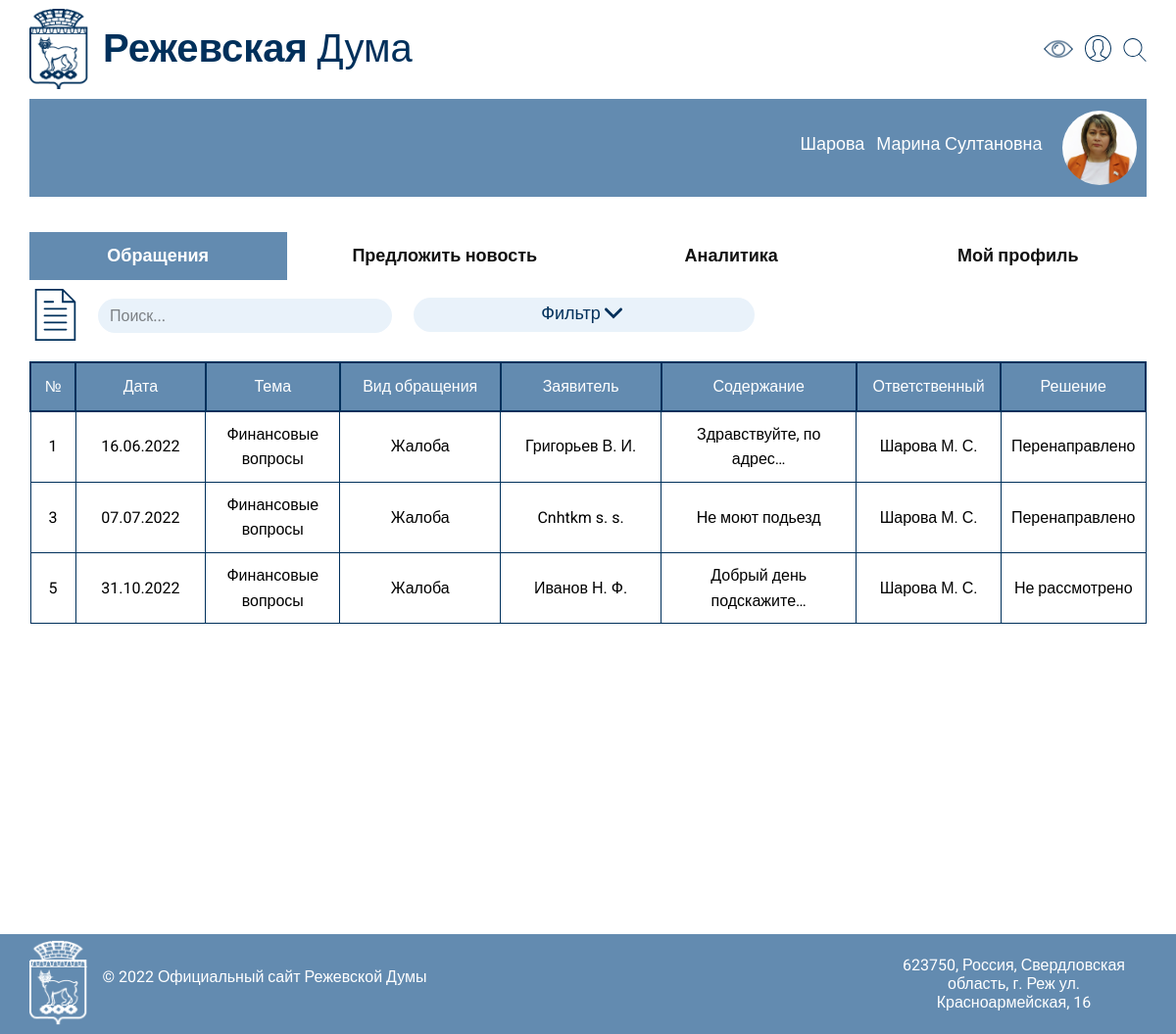
The page /personal_area/ (signed in) on the database its author committed.
### personal_area/models.py (models this page shows, shortened)
class Deputy(models.Model):  # Депутат, тут еще скорее всего надо будет добавить поле фотографии
    user = models.OneToOneField(User, on_delete=models.CASCADE)
    name = models.CharField(max_length=255)
    surname = models.CharField(max_length=255)
    patronymic = models.CharField(max_length=255)
    constituency = models.ForeignKey(Constituency, on_delete=models.PROTECT)

class Appeal(models.Model):  # Обращение, тут тоже надо будет добавить поля для медиа-файлов.
    pin = models.IntegerField(null=True) # Поставить ограничение на null
    time_create = models.DateTimeField(auto_now_add=True)
    category = models.ForeignKey(AppealCategory, on_delete=models.PROTECT)
    topic = models.ForeignKey(Topic, on_delete=models.PROTECT)
    applicant = models.ForeignKey(Applicant, on_delete=models.PROTECT) # Applicant Table
    content = models.TextField()
    decision = models.ForeignKey(Decision, on_delete=models.PROTECT)
    responsible_person = models.ForeignKey(Deputy, on_delete=models.PROTECT)
    consideration_stage = models.ForeignKey(ConsiderationStage, on_delete=models.PROTECT)
    decision_time = models.DateTimeField(null=True, default=None) # Должно устанавливаться по кнопке вынесения решения

class Topic(models.Model):
    name = models.CharField(max_length=255)
    def __str__(self):
        return self.name

class AppealCategory(models.Model):  # Категория обращения (Жалоба, предложение...)
    name = models.CharField(max_length=255, db_index=True)
    def __str__(self):
        return self.name

class Applicant(models.Model):  # Автор обращения
    name = models.CharField(max_length=255)
    surname = models.CharField(max_length=255)
    patronymic = models.CharField(max_length=255)
    address = models.ForeignKey(Address, on_delete=models.PROTECT) # Address table
    benefit = models.ForeignKey(BenefitCategory, on_delete=models.PROTECT, null=True)
    social_status = models.ForeignKey(SocialStatus, on_delete=models.PROTECT)
    email = models.EmailField()
    phone = models.CharField(max_length=255)

class Decision(models.Model):  # Решение по обращению (Отказ, одобрено и.т.д.)
    name = models.CharField(max_length=255, db_index=True)
    def __str__(self):
        return self.name

### personal_area/views.py (the view)
# urls.py: path('', AppealHome.as_view(), name='personal_area'),
class AppealHome(LoginRequiredMixin, ListView):
    model = Appeal
    context_object_name = 'appeals'
    template_name = 'personal_area_final/Профиль.html'
    def get_context_data(self, *, object_list=None, **kwargs):
        context = super().get_context_data(**kwargs)
        deputy = Deputy.objects.get(user_id=self.request.user.id)
        deputy_id = deputy.id
        context['appeals'] = Appeal.objects.filter(responsible_person_id=deputy_id)
        context['deputy'] = deputy
        context['analytic_data'] = get_analytic_data()
        return context

### personal_area/templates/personal_area_final/Профиль.html (shortened to what this page needs)
{% load static %}
<!DOCTYPE html>
<html style="font-size: 16px;">
  <head>
    <link rel="stylesheet" href="{% static 'main_final/css/nicepage.css' %}" media="screen">
    <link rel="stylesheet" href="{% static 'main_final/css/Профиль.css' %}" media="screen">
  </head>
  <body class="u-body u-xl-mode u-stick-footer"><header class="u-clearfix u-header u-header" id="sec-d734"><div class="u-clearfix u-sheet u-sheet-1">
        <img class="u-image u-image-default u-preserve-proportions u-image-1" src="{% static 'main_final/images/Group.png' %}" alt="" data-image-width="67" data-image-height="92"><span class="u-file-icon u-icon u-text-custom-color-2 u-icon-1"><img src="{% static 'main_final/images/1.png' %}" alt=""></span><span class="u-icon u-text-custom-color-2 u-icon-2" data-href="{% if user.is_authenticated %}{% if user.is_superuser %}{% url 'admin:index' %}{% else %}{% url 'personal_area' %}{% endif %}{% else %}{% url 'auth' %}{% endif %}" data-page-id="80246748"><svg class="u-svg-link" preserveAspectRatio="xMidYMin slice" viewBox="0 0 55 55" style=""><use xmlns:xlink="http://www.w3.org/1999/xlink" xlink:href="#svg-9117"></use></svg></span><span class="u-icon u-text-custom-color-2 u-icon-3" data-href="Главная.html#sec-c8f0" data-page-id="166367821"><svg class="u-svg-link" preserveAspectRatio="xMidYMin slice" viewBox="0 0 52.966 52.966" style=""><use xmlns:xlink="http://www.w3.org/1999/xlink" xlink:href="#svg-d172"></use></svg></span>
        <h1 class="u-custom-font u-font-raleway u-text u-text-custom-color-2 u-text-default u-text-1">
          <span style="font-weight: 700;">Режевская </span>Дума
        </h1>
      </div></header>
    <section class="u-clearfix u-white u-section-1" id="sec-eee6">
      <div class="u-clearfix u-sheet u-sheet-1">
        <div class="u-custom-color-1 u-expanded-width u-shape u-shape-rectangle u-shape-1"></div>
        <div class="u-image u-image-circle u-image-1" alt="" data-image-width="741" data-image-height="728"></div>
        <h1 class="u-align-center u-text u-text-white u-text-1">
          <span style="font-size: 1.125rem;">{{ deputy.surname }}</span>
          <span style="font-size: 1.125rem;">{{ deputy.name }} {{ deputy.patronymic }}</span>
        </h1>
        <div class="u-expanded-width u-tab-links-align-justify u-tabs u-tabs-1">
          <ul class="u-spacing-30 u-tab-list u-unstyled" role="tablist">
            <li class="u-tab-item" role="presentation">
              <a class="active u-active-custom-color-1 u-button-style u-custom-font u-font-raleway u-tab-link u-tab-link-1" id="link-tab-081f" href="#tab-081f" role="tab" aria-controls="tab-081f" aria-selected="true">Обращения</a>
            </li>
            <li class="u-tab-item u-tab-item-2" role="presentation">
              <a class="u-active-custom-color-1 u-button-style u-custom-font u-font-raleway u-tab-link u-tab-link-2" id="tab-d7e7" href="#link-tab-d7e7" role="tab" aria-controls="link-tab-d7e7" aria-selected="false">Предложить новость</a>
            </li>
            <li class="u-tab-item" role="presentation">
              <a class="u-active-custom-color-1 u-button-style u-custom-font u-font-raleway u-tab-link u-tab-link-3" id="link-tab-4d57" href="#tab-4d57" role="tab" aria-controls="tab-4d57" aria-selected="false">Аналитика</a>
            </li>
            <li class="u-tab-item u-tab-item-4" role="presentation">
              <a class="u-active-custom-color-1 u-button-style u-custom-font u-font-raleway u-tab-link u-tab-link-4" id="tab-6219" href="#link-tab-6219" role="tab" aria-controls="link-tab-6219" aria-selected="false">Мой профиль</a>
            </li>
          </ul>
          <div class="u-tab-content">
            <div class="u-align-left u-container-style u-tab-active u-tab-pane u-white" id="tab-081f" role="tabpanel" aria-labelledby="link-tab-081f">
              <div class="u-container-layout u-container-layout-1"><span class="u-icon u-text-custom-color-2 u-icon-1"><svg class="u-svg-link" preserveAspectRatio="xMidYMin slice" viewBox="0 0 60 60" style=""><use xmlns:xlink="http://www.w3.org/1999/xlink" xlink:href="#svg-3727"></use></svg></span>
                 <div class="u-form u-form-1">
                  <form action="#" method="POST" class="u-clearfix u-form-spacing-10 u-form-vertical u-inner-form" source="custom" name="form-1" style="padding: 10px;">
                    <div class="u-form-group u-form-partition-factor-3 u-form-group-3">
                      <input type="text" placeholder="Поиск..." id="text-5f64" onkeyup="myFunction()" name="text" class="u-border-1 u-border-grey-30 u-input u-input-rectangle u-palette-1-light-3 u-radius-50 u-input-3" style="height: 35px; position: absolute; width: 300px;right: 770px;top: -83px; border: 0px;">
                    </div>
                    <a href="" style="position: absolute;right:50px;top: -49px;height: 35px;text-align: center; vertical-align: middle" class="u-border-none u-btn u-btn-round u-button-style u-custom-font u-font-raleway u-hover-palette-1-light-3 u-palette-1-light-3 u-radius-50 u-text-custom-color-2 u-btn-2">Фильтр&nbsp;<span class="u-icon u-text-custom-color-2"><img></span>
                </a>
                  </form>
                </div>
              <div class = "full" style="top: -70px;">
                <div class="u-expanded-width u-table u-table-responsive u-table-1">
                  <table id="table-id" class="u-table-entity">
                    <colgroup>
                      <col width="4.39%">
                      <col width="13.16%">
                      <col width="13.16%">
                      <col width="17.16%">
                      <col width="17.54%">
                      <col width="21.05%">
                      <col width="17.54%">
                      <col width="13.16%">
                    </colgroup>
                    <thead class="u-custom-color-1 u-table-header u-table-header-1">
                      <tr style="height: 50px;">
                        <th class="u-align-center u-border-2 u-border-custom-color-2 u-custom-font u-heading-font u-table-cell">№</th>
                        <th class="u-align-center u-border-2 u-border-custom-color-2 u-custom-font u-heading-font u-table-cell">Дата</th>
                        <th class="u-align-center u-border-2 u-border-custom-color-2 u-custom-font u-heading-font u-table-cell">Тема</th>
                        <th class="u-align-center u-border-2 u-border-custom-color-2 u-custom-font u-heading-font u-table-cell">Вид обращения</th>
                        <th class="u-align-center u-border-2 u-border-custom-color-2 u-custom-font u-heading-font u-table-cell">Заявитель</th>
                        <th class="u-align-center u-border-2 u-border-custom-color-2 u-custom-font u-heading-font u-table-cell">Содержание</th>
                        <th class="u-align-center u-border-2 u-border-custom-color-2 u-custom-font u-heading-font u-table-cell u-table-cell-6">Ответственный</th>
                        <th class="u-align-center u-border-2 u-border-custom-color-2 u-custom-font u-heading-font u-table-cell">Решение</th>
                      </tr>
                    </thead>
                    <tbody class="u-align-center u-custom-font u-heading-font u-table-body u-text-palette-5-dark-3 u-table-body-1">
                      {% for appeal in appeals %}
                      <tr style="height: 50px;">
                        <td class="u-align-center u-border-1 u-border-custom-color-2 u-custom-font u-heading-font u-table-cell"><a href="{% url 'appeal' appeal.pk %}">{{ appeal.id }}</a></td>
                        <td class="u-align-center u-border-1 u-border-custom-color-2 u-custom-font u-heading-font u-table-cell"><a href="{% url 'appeal' appeal.pk %}">{{ appeal.time_create|date:"d.m.Y"}}</a></td>
                        <td class="u-align-center u-border-1 u-border-custom-color-2 u-custom-font u-heading-font u-table-cell"><a href="{% url 'appeal' appeal.pk %}">{{ appeal.topic }}</a></td>
                        <td class="u-align-center u-border-1 u-border-custom-color-2 u-custom-font u-heading-font u-table-cell"><a href="{% url 'appeal' appeal.pk %}">{{ appeal.category }}</a></td>
                        <td class="u-align-center u-border-1 u-border-custom-color-2 u-custom-font u-heading-font u-table-cell"><a href="{% url 'appeal' appeal.pk %}">{{ appeal.applicant.surname }} {{ appeal.applicant.name|first }}. {{ appeal.applicant.patronymic|first }}.</a></td>
                        <td class="u-border-1 u-border-custom-color-2 u-table-cell"><a href="{% url 'appeal' appeal.pk %}">{{ appeal.content|truncatechars:23 }}</a></td>
                        <td class="u-border-1 u-border-custom-color-2 u-table-cell"><a href="{% url 'appeal' appeal.pk %}">{{ appeal.responsible_person.surname }} {{ appeal.responsible_person.name|first }}. {{ appeal.responsible_person.patronymic|first }}.</a></td>
                        <td class="u-border-1 u-border-custom-color-2 u-table-cell"><a href="{% url 'appeal' appeal.pk %}">{{ appeal.decision }}</a></td>
                      </tr>
                    {% endfor %}
                    </tbody>
                  </table>
                </div>
              </div>
            </div>
          </div>
          </div>
        </div>
      </div>
    </section>
    <footer class="u-align-center u-clearfix u-custom-color-1 u-footer u-footer" id="sec-6033"><div class="u-clearfix u-sheet u-sheet-1">
        <img class="u-image u-image-default u-preserve-proportions u-image-1" src="{% static 'main_final/images/Group1.png' %}" alt="" data-image-width="63" data-image-height="91">
        <h5 class="u-align-center u-text u-text-white u-text-1"> 623750, Россия, Свердловская область, г. Реж ул. Красноармейская, 16</h5>
        <p class="u-custom-font u-heading-font u-small-text u-text u-text-variant u-text-2"> © 2022 Официальный сайт Режевской Думы </p>
      </div></footer>
</body>
</html>

### main/static/main_final/css/Профиль.css (style rules this page uses)
.u-section-1 { background-image: none; }
.u-section-1 .u-sheet-1 { min-height: 854px; }
.u-section-1 .u-shape-1 { height: 100px; margin-top: 1px; margin-bottom: 0; }
.u-section-1 .u-image-1 { width: 76px; height: 76px; background-image: url("../images/319ce148-8907-83b9-7cd9-720890fb0183.png"); background-position: 50% 50%; margin: -88px 10px 0 auto; }
.u-section-1 .u-text-1 { margin: -78px 104px 0 784px; }
.u-section-1 .u-tabs-1 { min-height: 699px; margin-top: 73px; margin-bottom: 18px; }
.u-section-1 .u-input-3 { height: 40px; }
td a { display: block; color: black; }
th { cursor: pointer; }
.u-section-1 .u-tab-link-1 { background-image: none; font-size: 1.125rem; font-weight: 700; }
.u-section-1 .u-tab-item-2 { margin-bottom: 0; }
.u-section-1 .u-tab-link-2 { background-image: none; font-size: 1.125rem; font-weight: 700; }
.u-section-1 .u-tab-link-3 { background-image: none; font-size: 1.125rem; font-weight: 700; }
.u-section-1 .u-tab-item-4 { margin-bottom: 0; }
.u-section-1 .u-tab-link-4 { background-image: none; font-size: 1.125rem; font-weight: 700; }
.u-section-1 .u-container-layout-1 { padding: 0; }
.u-section-1 .u-icon-1 { width: 53px; height: 53px; margin: 9px auto 0 0; padding: 0; }
.u-section-1 .u-btn-2 { font-size: 1.125rem; border-style: none; margin: -35px 350px 0 auto; padding: 2px 130px; }
.u-section-1 .u-table-1 { margin-bottom: 0; margin-top: 21px; }
.u-section-1 .u-table-header-1 { background-image: none; }
.u-section-1 .u-table-cell-6 { border-style: solid; font-size: 1rem; }
.u-section-1 .u-table-body-1 { font-size: 1rem; }
.u-section-1 .u-form-1 { height: 502px; width: 1140px; margin: 40px 0 0; }

### rows shown on the page
Deputy: surname "Шарова", name "Марина", patronymic "Султановна"
Appeal: id "1", time_create "16.06.2022", topic "Финансовые вопросы", category "Жалоба", applicant.surname "Григорьев", applicant.name|first "В", applicant.patronymic|first "И", content "Здравствуйте, по адрес…", responsible_person.surname "Шарова", responsible_person.name|first "М", responsible_person.patronymic|first "С", decision "Перенаправлено"
Appeal: id "3", time_create "07.07.2022", topic "Финансовые вопросы", category "Жалоба", applicant.surname "Cnhtkm", applicant.name|first "s", applicant.patronymic|first "s", content "Не моют подьезд", responsible_person.surname "Шарова", responsible_person.name|first "М", responsible_person.patronymic|first "С", decision "Перенаправлено"
Appeal: id "5", time_create "31.10.2022", topic "Финансовые вопросы", category "Жалоба", applicant.surname "Иванов", applicant.name|first "Н", applicant.patronymic|first "Ф", content "Добрый день подскажите…", responsible_person.surname "Шарова", responsible_person.name|first "М", responsible_person.patronymic|first "С", decision "Не рассмотрено"
